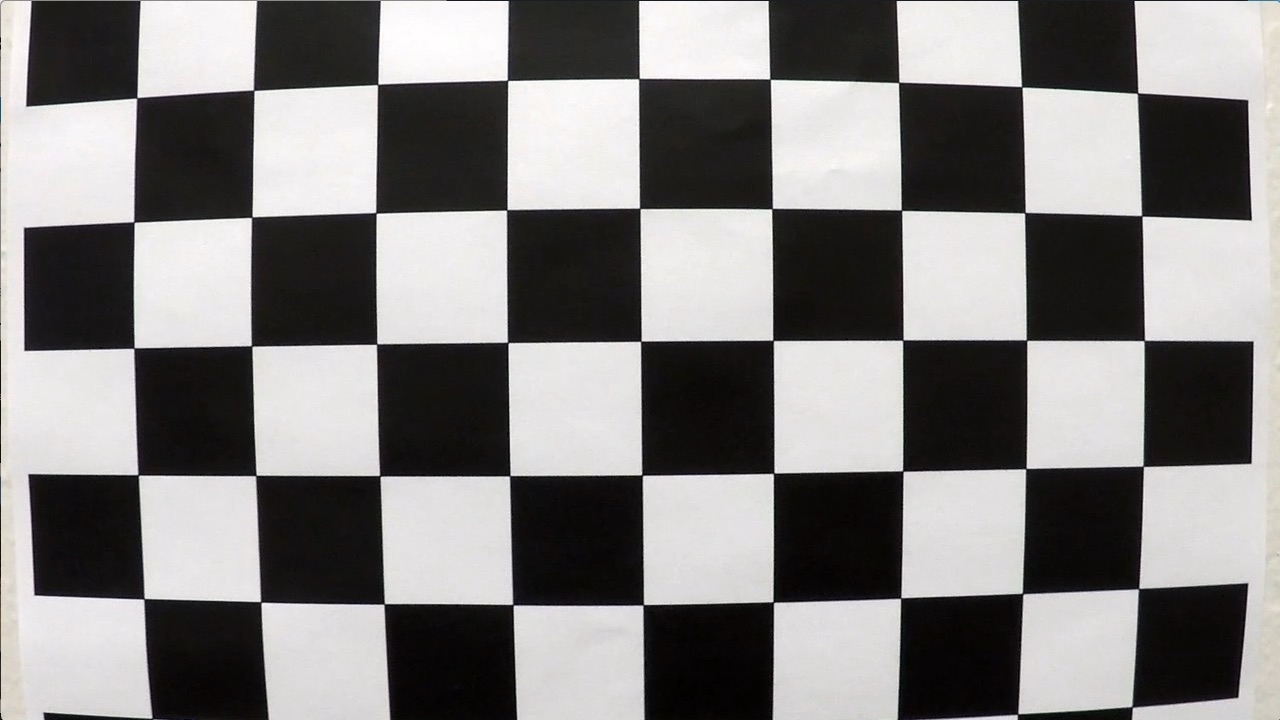
#> input picture camera_cal/calibration1.jpg, 1280 x 720 px; its folder holds 5 pictures in this run
$ python camera_calibration.py
#> lines starting #> are read from the running program, lines starting #| are printed output that depends on the picture; after the words box and inside, x2 and y2 are one past the last pixel; in counts of white or black regions, pixels touching at a corner belong together
import pickle
import cv2
import numpy as np
import matplotlib.pyplot as plt
import matplotlib.image as mpimg
import glob
import os

os.chdir(os.getcwd())


# 1. Camera calibration
#chessboard size
nx = 9
ny = 6
# prepare object points, like (0,0,0), (1,0,0), (2,0,0) ....,(6,5,0)
objp = np.zeros((ny*nx,3), np.float32)
objp[:,:2] = np.mgrid[0:nx, 0:ny].T.reshape(-1,2)

# Arrays to store object points and image points from all the images.
objpoints = [] # 3d points in real world space
imgpoints = [] # 2d points in image plane.

# Make a list of calibration images
images = glob.glob('camera_cal/calibration*.jpg')

# Step through the list and search for chessboard corners
for idx, fname in enumerate(images):
    img = cv2.imread(fname)
#> img is the input picture: shape (720, 1280, 3); mean B, G, R 127.8, 128.4, 130.1
    gray = cv2.cvtColor(img, cv2.COLOR_BGR2GRAY)
    # Find the chessboard corners
    ret, corners = cv2.findChessboardCorners(gray, (nx,ny), None)
#> ret = False; corners = None
    # If found, add object points, image points
    if ret == True:
        objpoints.append(objp)
        imgpoints.append(corners)
        # Draw and display the corners
        cv2.drawChessboardCorners(img, (nx,ny), corners, ret)
        write_name = 'camera_cal_output/'+'corners_found'+str(idx)+'.jpg'
        cv2.imwrite(write_name, img)
#> pass 2 of the loop `for idx, fname in enumerate(images):`:
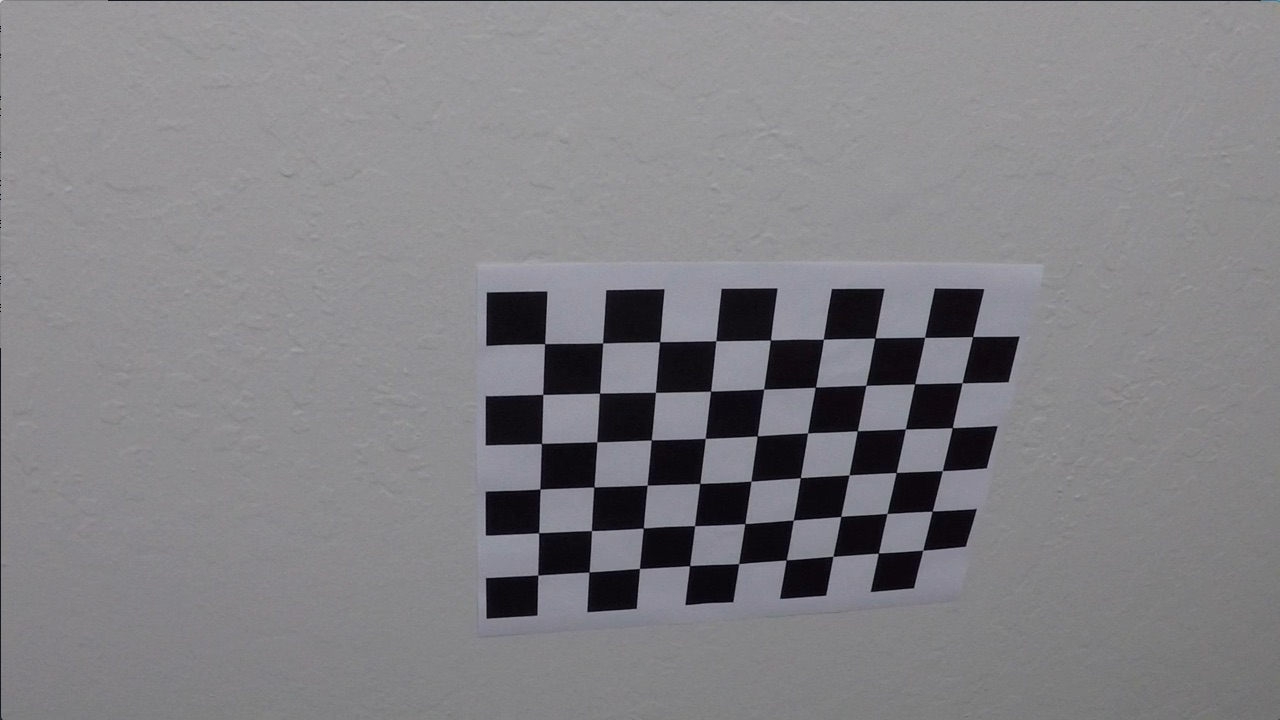
#> input picture camera_cal/calibration10.jpg, 1280 x 720 px
#> img is the input picture: shape (720, 1280, 3); mean B, G, R 133.1, 129.4, 130.2
#> ret = True; corners = 54 rows, first 8: [545.3, 343.1], [602.7, 342.8], [660.1, 341.3], [715.8, 340.7], [770.6, 340], [823.5, 339.2], [874.3, 338.5], [925.1, 337.4]
#> `cv2.drawChessboardCorners(img, (nx,ny), corners, ret)`:
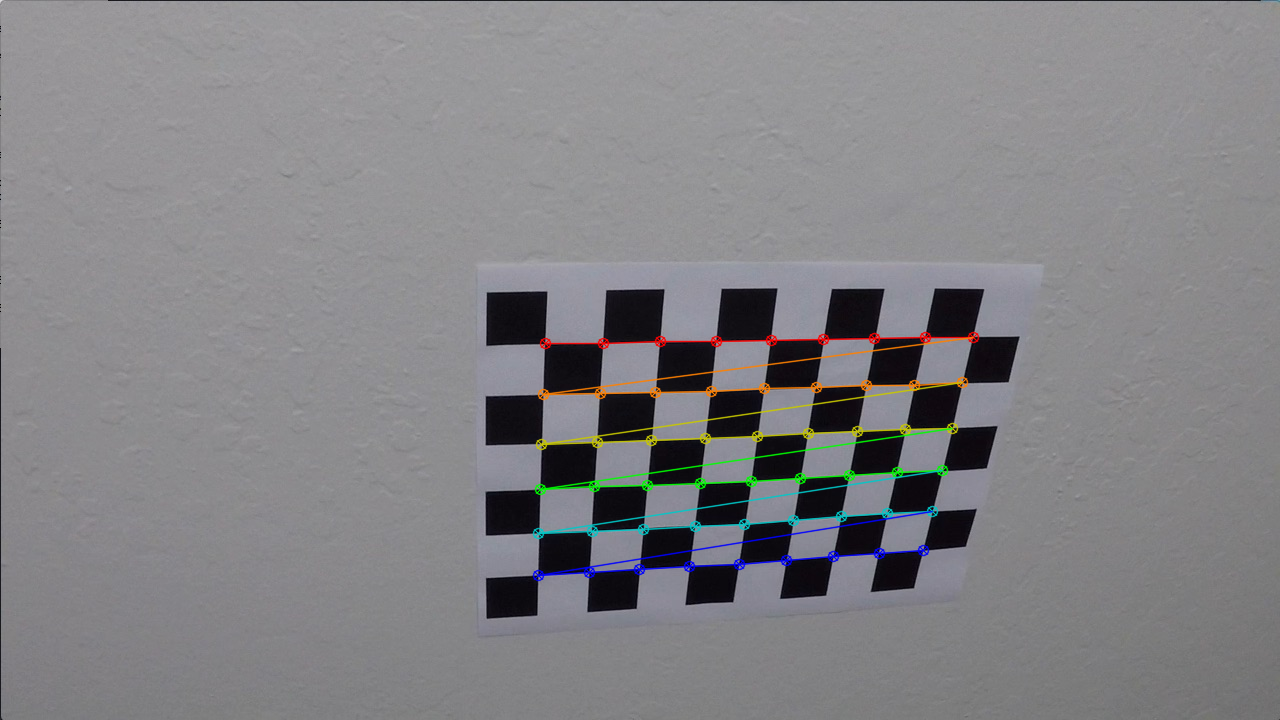
#> img: shape (720, 1280, 3); 1.91% of pixels changed, all inside (x1, y1, x2, y2) = (532, 331, 980, 582)
#> pass 3 of the loop `for idx, fname in enumerate(images):`:
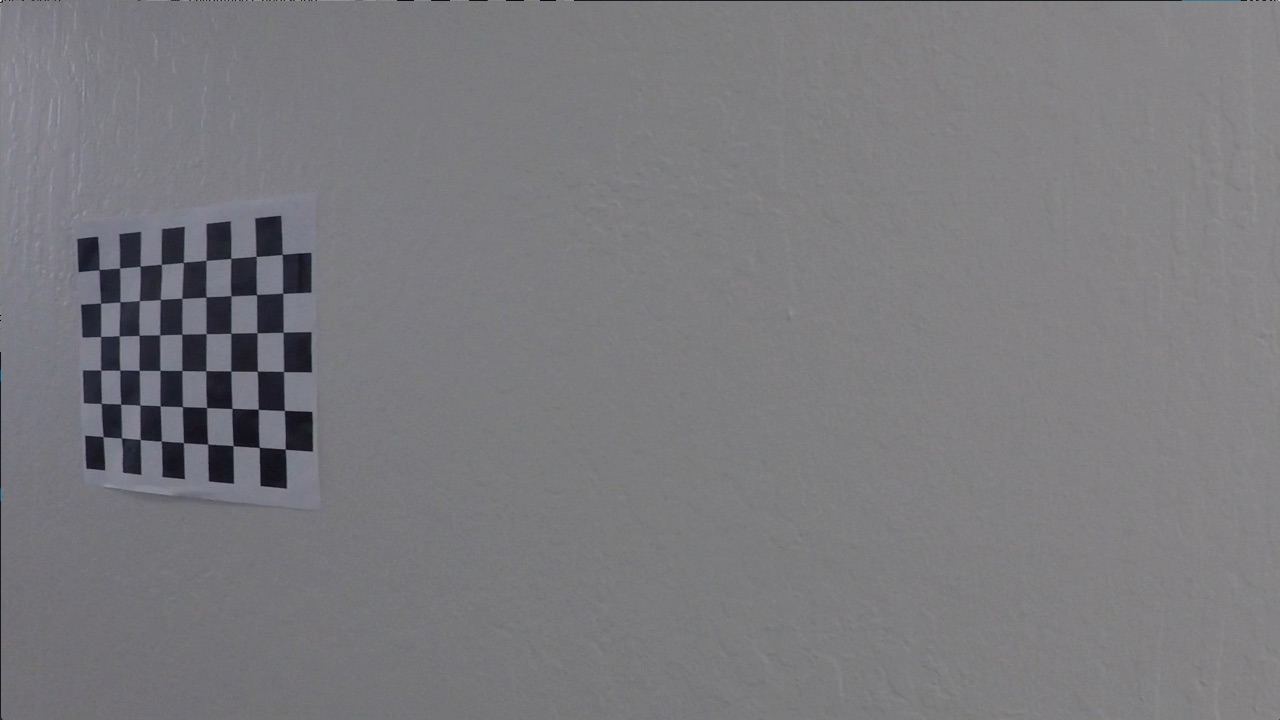
#> input picture camera_cal/calibration11.jpg, 1280 x 720 px
#> img is the input picture: shape (720, 1280, 3); mean B, G, R 125.2, 121.7, 122.2
#> corners = 54 rows, first 8: [99.22, 269.6], [119.6, 268], [140.1, 266.1], [161.3, 264.5], [183.3, 262.5], [206.1, 260.3], [230.7, 258.2], [256.2, 256.3]
#> `cv2.drawChessboardCorners(img, (nx,ny), corners, ret)`:
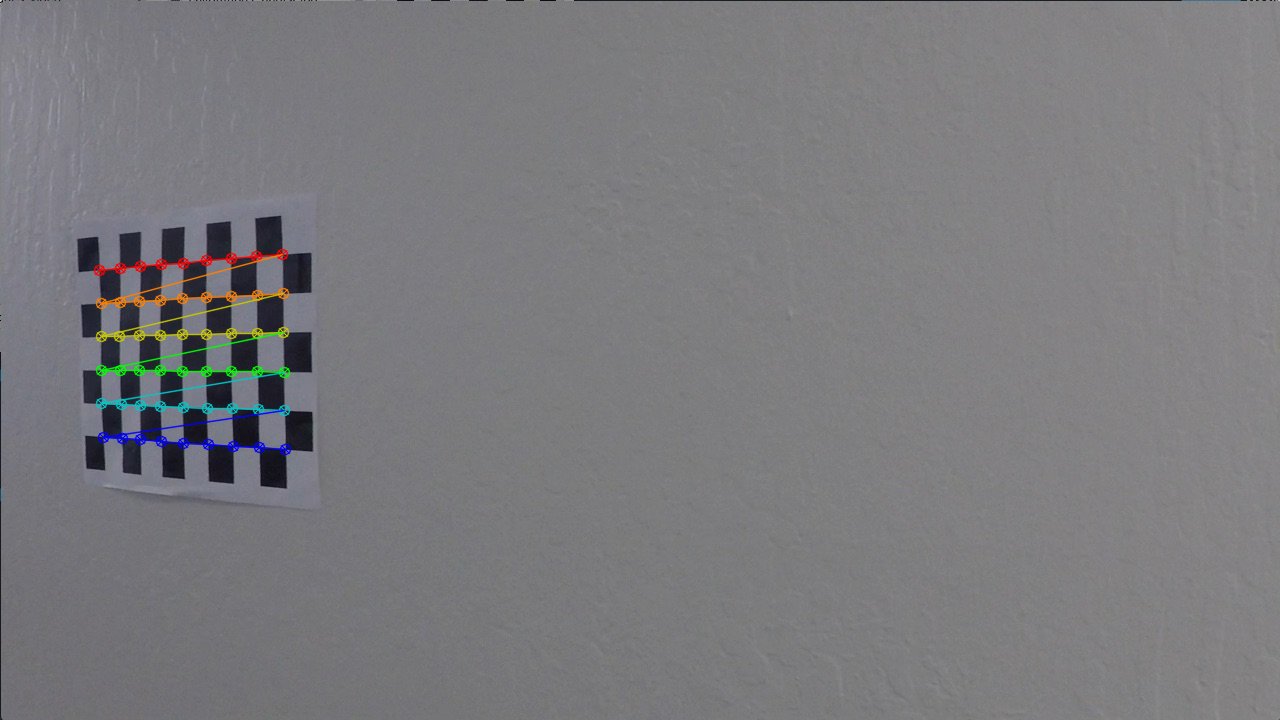
#> img: shape (720, 1280, 3); 1.11% of pixels changed, all inside (x1, y1, x2, y2) = (93, 248, 292, 456)
#> the loop made 5 passes; the first 3 are shown

# Test undistortion on an image
img = cv2.imread('camera_cal/calibration2.jpg')
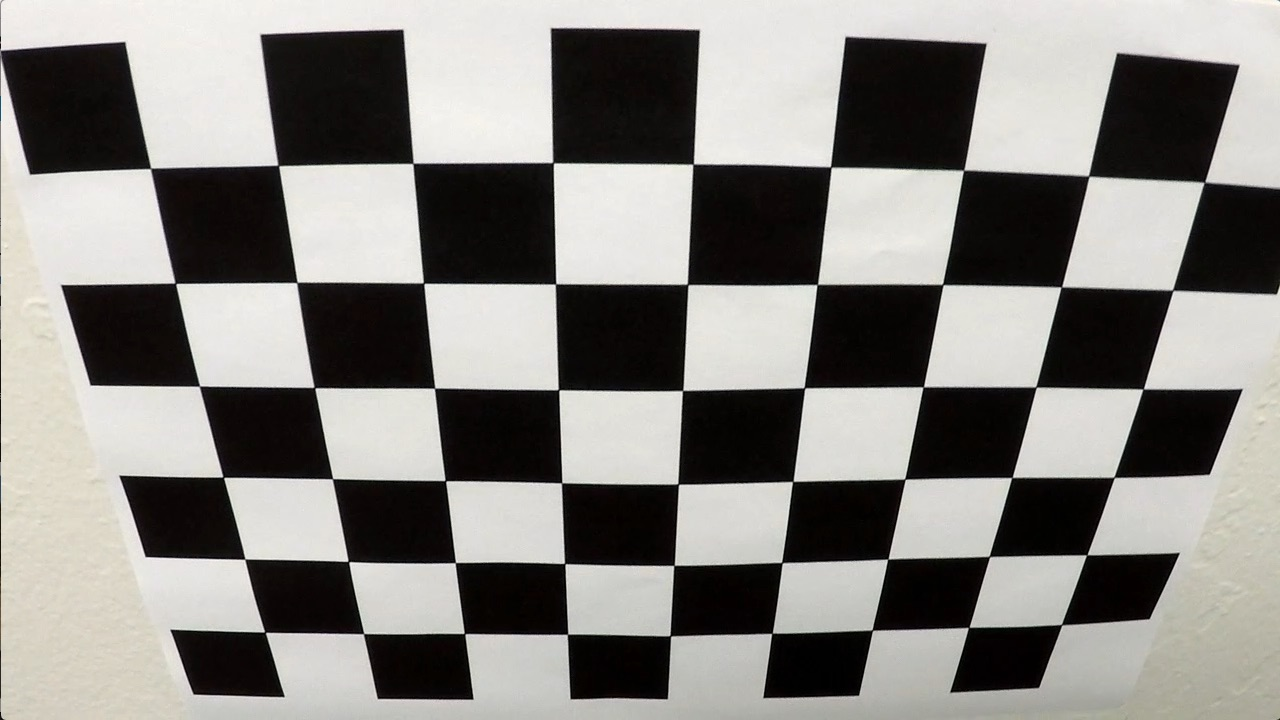
#> input picture camera_cal/calibration2.jpg, 1280 x 720 px
#> img is the input picture: shape (720, 1280, 3); mean B, G, R 128.5, 132.4, 134.4
img_size = (img.shape[1], img.shape[0])
#> img_size = (1280, 720)

# Do camera calibration give object points and image points
ret, mtx, dist, rvecs, tvecs = cv2.calibrateCamera(objpoints, imgpoints, img_size, None, None)
dst = cv2.undistort(img, mtx, dist, None, mtx)
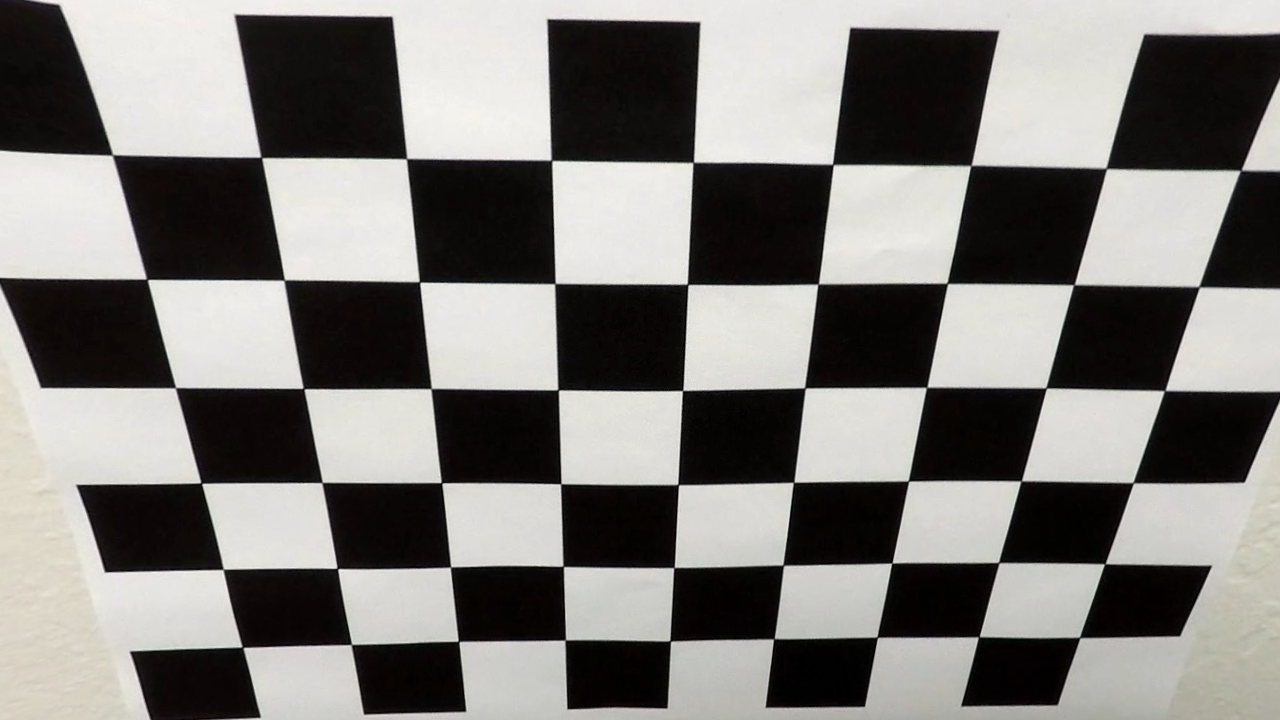
#> dst: shape (720, 1280, 3); mean B, G, R 121.2, 124.5, 126.4

# Visualize undistortion
f, (ax1, ax2) = plt.subplots(2, 1, figsize=(20,10))
ax1.imshow(img)
ax1.set_title('Original Image', fontsize=30)
ax2.imshow(dst)
ax2.set_title('Undistorted Image', fontsize=30)

# Save the camera calibration result for later use (we won't worry about rvecs / tvecs)
dist_pickle = {}
dist_pickle["mtx"] = mtx
dist_pickle["dist"] = dist
pickle.dump( dist_pickle, open( "wide_dist_pickle.p", "wb" ) )
#dst = cv2.cvtColor(dst, cv2.COLOR_BGR2RGB)
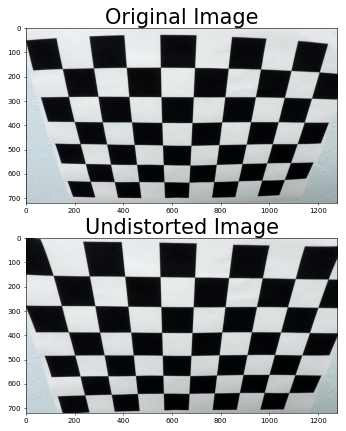
#> figure drawn by matplotlib, 2 panels; B, G, R data is drawn as R, G, B
